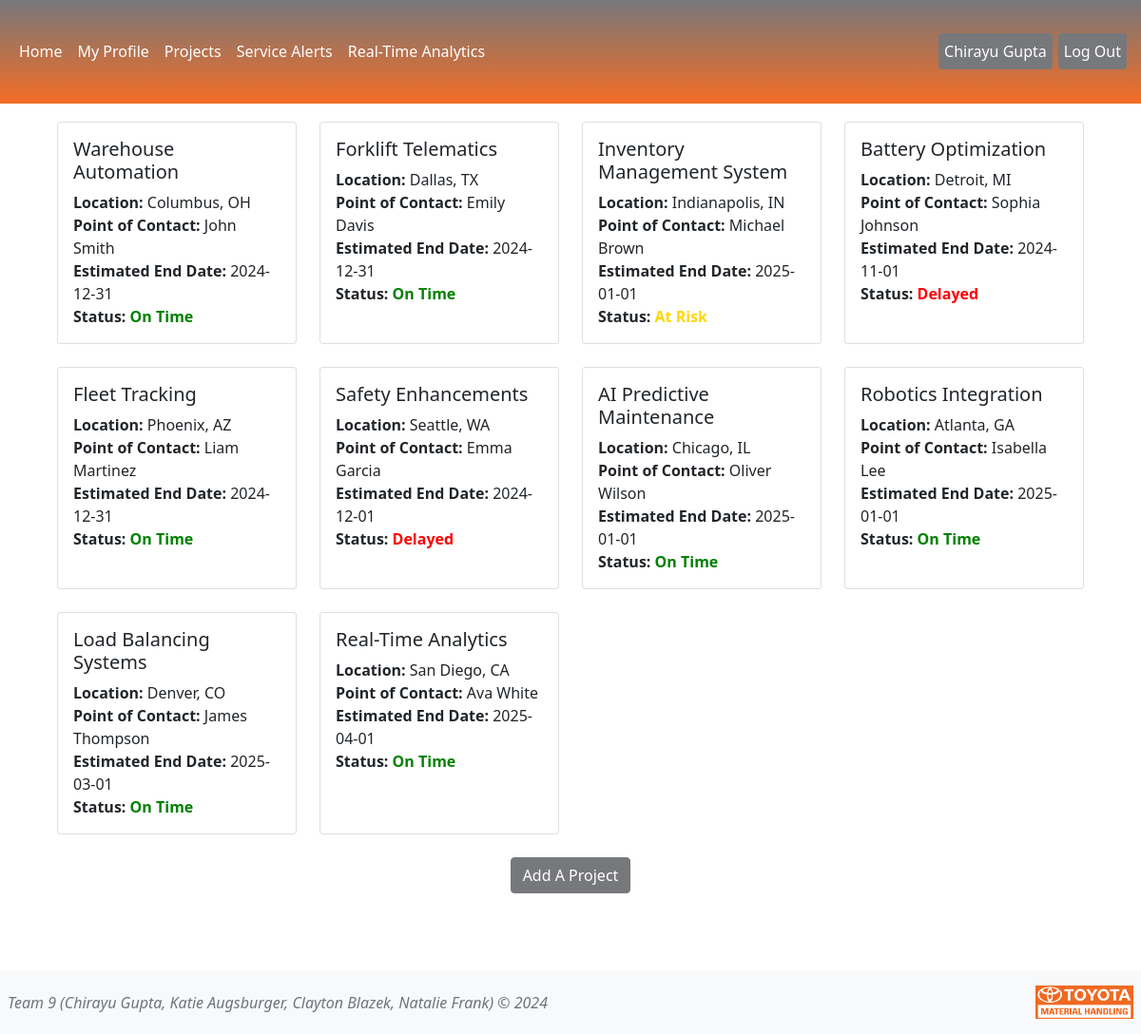
Before: /projects (signed in) with the older database file.
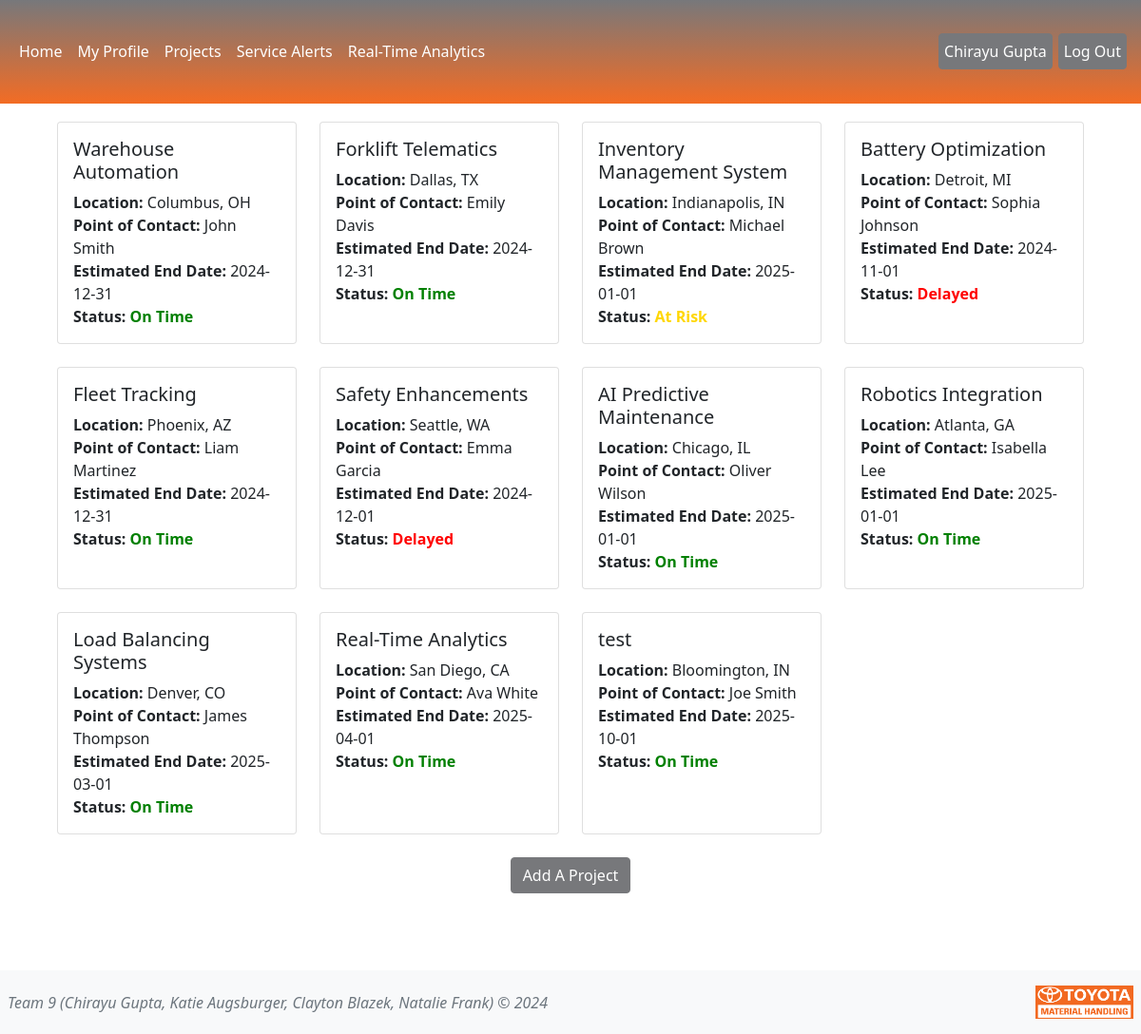
After: the same page with the newer database file.
### tables this page shows
CREATE TABLE Users (user_id INTEGER PRIMARY KEY AUTOINCREMENT,username TEXT NOT NULL, name TEXT NOT NULL,email TEXT NOT NULL UNIQUE,password TEXT NOT NULL,profile_image TEXT,branch TEXT);

CREATE TABLE projects (project_id INTEGER PRIMARY KEY AUTOINCREMENT, name TEXT NOT NULL,poc_name TEXT NOT NULL,poc_email TEXT NOT NULL,poc_phone TEXT NOT NULL,location TEXT NOT NULL,est_length TEXT NOT NULL,curr_length TEXT,budget FLOAT NOT NULL,curr_exp FLOAT NOT NULL,start_date TEXT NOT NULL,proj_end TEXT NOT NULL, status TEXT NOT NULL);

### app.py (the view)
@app.route('/projects')
def projects():
    user_id = session.get('user_id')
    user = User.getUserByID(user_id)
    projects = Project.getAllProjects()
    return render_template('projects.html', user=user, user_id=user_id, projects=projects)

### projects.py (called while the page is built)
    @classmethod
    def getAllProjects(cls):
        conn = sqlite3.connect(db_path)
        cursorObj = conn.cursor()
        cursorObj.execute('SELECT project_id, name, poc_name, poc_email, poc_phone, location, est_length, curr_length, budget, curr_exp, start_date, proj_end,status FROM projects;')
        allRows = cursorObj.fetchall()
        ListOfDictionaries = []
        for row in allRows:
            m = {"project_id": row[0], 'name':row[1],"poc_name":row[2], 'poc_email': row[3], 'poc_phone':row[4], 'location':row[5],'est_length':row[6],'curr_length':row[7],'budget':row[8],'curr_exp':row[9],'start_date':row[10],'proj_end':row[11],'status':row[12]}
            ListOfDictionaries.append(m)
        if conn:
            conn.close()
        return ListOfDictionaries

### users.py (called while the page is built)
    @classmethod
    def getAllUsers(cls):
        conn = sqlite3.connect(db_path)
        cursorObj = conn.cursor()
        cursorObj.execute('SELECT user_id, username, name, email, password, profile_image, branch FROM users;')
        allRows = cursorObj.fetchall()
        ListOfDictionaries = []
        for row in allRows:
            m = {"user_id": row[0], 'username':row[1],"name":row[2], 'email': row[3], 'password':row[4], 'profile_image':row[5], 'branch':row[6]}
            ListOfDictionaries.append(m)
        if conn:
            conn.close()
        return ListOfDictionaries

    @classmethod
    def getUserByID(cls, user_id):
        users = User.getAllUsers()
        for user in users:
            if user['user_id'] == user_id:
                return user

### templates/projects.html (shortened to what this page needs)
{% extends 'base.html' %}
{% block content%}
<main class="d-inline-flex p-5 align-items-end">
    <div class="container">
        <div class="row">
            {% if user_id %}
            {% for project in projects %}
            <div class="col-md-3 mb-4">
                <a href="{{ url_for('project', project_id=project['project_id']) }}" class="text-decoration-none text-dark">
                <div class="card h-100">
                    <div class="card-body">
                        <h5 class="card-title">{{ project['name'] }}</h5>
                        <p class="card-text">
                            <strong>Location:</strong> {{ project['location'] }}<br>
                            <strong>Point of Contact:</strong> {{ project['poc_name'] }}<br>
                            <strong>Estimated End Date:</strong> {{project['proj_end']}} <br>
                            <strong>Status:</strong>
                            {% if project['status'] == 'On Time' %}
                            <b style="color:green;"> On Time</b>
                            {% elif project['status'] == 'Delayed' %}
                            <b style="color:red;"> Delayed</b>
                            {% elif project['status'] == 'At Risk' %}
                            <b style="color:gold;"> At Risk</b>
                            {% else %}
                            <b style="color:gray;"> {{project['status']}}</b>
                            {% endif %}
                        </p>
                    </div>
                </div>
            </a>
            </div>
            {% endfor %}
        </div>
        <div class="row">
            <div class="col-12 d-flex justify-content-center">
                <a class="btn btn-primary" href="{{url_for('add_project')}}"> Add A Project</a>
            </div>
        </div>
    </div>
</main>
{% else %}
    <p> You must be logged in to view this page.</p>
            <div class="col-4">
            <a class="btn btn-primary" href="{{url_for('login')}}"> Log In</a>
</main>
{% endif %}
{% endblock %}

### templates/base.html (shortened to what this page needs)
<!DOCTYPE html>
<html lang="en">
<head>
    <link rel="stylesheet" href="https://cdnjs.cloudflare.com/ajax/libs/font-awesome/5.15.4/css/all.min.css">
    <link href="{{ url_for('static', filename='css/styles.css') }}" rel="stylesheet">
    <link href="https://cdn.jsdelivr.net/npm/bootstrap@5.1.1/dist/css/bootstrap.min.css" rel="stylesheet" />
</head>
<body class="d-flex flex-column">
    <header>
        <nav class="navbar navbar-expand-md navbar-dark fixed-top">
            <div class="container-fluid">
                <div class="collapse navbar-collapse" id="navbarCollapse">
                    <ul class="nav navbar-nav">
                        <li class="nav-item">
                            <a class="nav-link" aria-current="page" href="{{ url_for('index') }}" style="color: white;">Home</a>
                        </li>
                        <li class="nav-item">
                            <a class="nav-link" href="{{ url_for('profile') }}" style="color: white;">My Profile</a>
                        </li>
                        {% if user_id %}
                        <li class="nav-item">
                            <a class="nav-link" href="{{ url_for('projects') }}" style="color: white;">Projects</a>
                        </li>
                        <li class="nav-item">
                            <a class="nav-link" href="{{ url_for('alerts') }}" style="color: white;">Service Alerts</a>
                        </li>
                        <li class="nav-item">
                            <a class="nav-link" href="{{ url_for('analytics') }}" style="color: white;">Real-Time Analytics</a>
                        </li>
                        {% endif %}
                    </ul>
                </div>
                <div class="collapse navbar-collapse">
                    {% if user_id %}
                    <ul class="nav navbar-nav ms-auto">
                        {% if user['profile_image'] %}
                        <li class="nav-item">
                            <a href="{{ url_for('profile') }}"><img src="{{ url_for('static', filename='images/' + user['profile_image']) }}" class="profile-image-b" style="position: relative; right: 20px;"> </a>
                        </li>
                        <li class="nav-item">
                            <a class="btn btn-primary" style="padding-left:5px !important; padding-right:5px !important; margin-left:3px !important; margin-right:3px !important; position:relative; top:5px;" href="{{ url_for('logout') }}" onclick="return confirmLogout()">Log Out</a>
                        </li>
                        {% else %}
                        <li class="nav-item">
                            <a class="btn btn-primary" style="padding-left:5px !important; padding-right:5px !important; margin-left:3px !important; margin-right:3px !important;" href="{{ url_for('profile') }}">{{ user['name'] }}</a>
                        </li>
                        <li class="nav-item">
                            <a class="btn btn-primary" style="padding-left:5px !important; padding-right:5px !important; margin-left:3px !important; margin-right:3px !important; position:relative;" href="{{ url_for('logout') }}" onclick="return confirmLogout()">Log Out</a>
                        </li>
                        {% endif %}
                    </ul>
                    {% endif %}
                </div>
            </div>
        </nav>
    </header>
    {% block content %}
    {% endblock %}
    <footer class="footer mt-auto py-3 bg-light fixed-bottom">
      <div class="container.b">
          <div class="row">
              <div class="col-10 d-flex align-items-center" style="padding-left: 20px !important;">
                  <span class="text-muted"><i>Team 9 (Chirayu Gupta, Katie Augsburger, Clayton Blazek, Natalie Frank) &copy; 2024</i></span>
              </div>
              <div class="col-2 d-flex justify-content-end" style="padding-right: 20px !important;">
                  <img src="{{url_for('static', filename='/images/TMH.png')}}" style="height: 35px; width: relative;">
              </div>
          </div>
      </div>
  </footer>
</body>
</html>

### static/css/styles.css (style rules this page uses)
body { padding-bottom: 100px; padding-top: 30px; }
.container { margin-top:50px !important; }
.navbar { background: linear-gradient(to bottom, #77787b, #f36c24) !important; color: white !important; height: 10% !important; }
.navbar-nav { display: flex !important; justify-content: center !important; }
.btn-primary { background-color: #77787b !important; border-color: #77787b !important; }
.navbar-nav .nav-link { color: white !important; }

Changed rows visible on the page:
added projects: name "test", location "Bloomington, IN", poc_name "Joe Smith", proj_end "2025-10-01", status "On Time"
